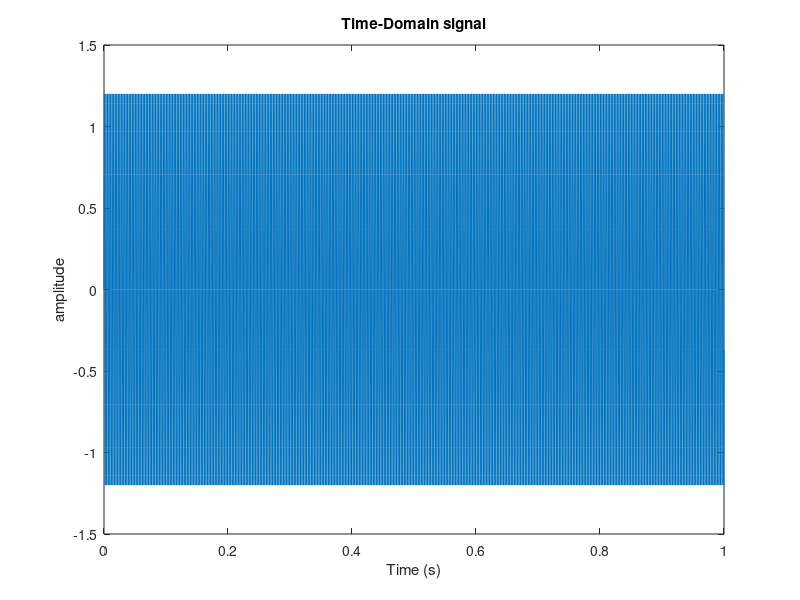
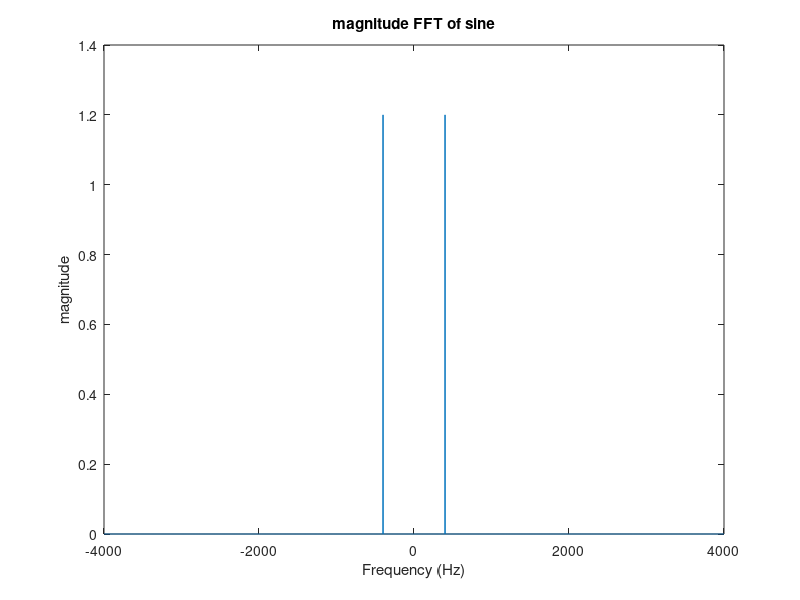
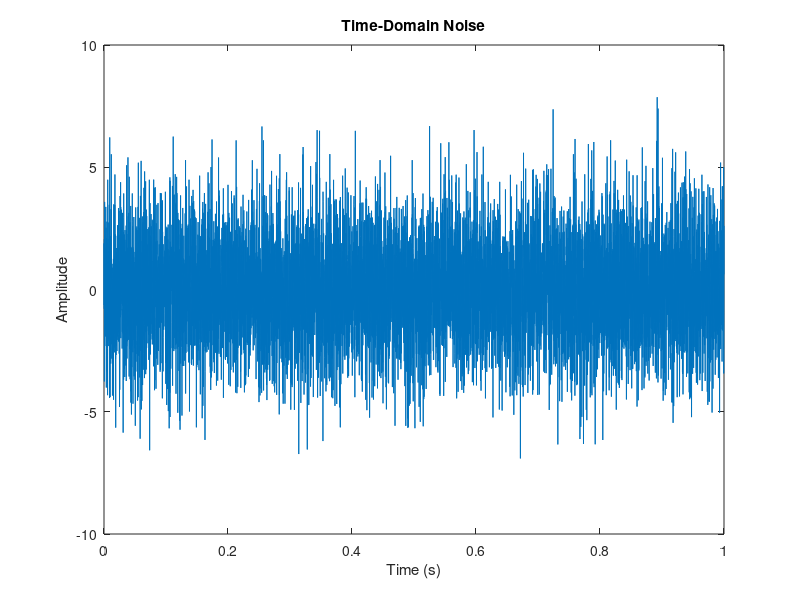
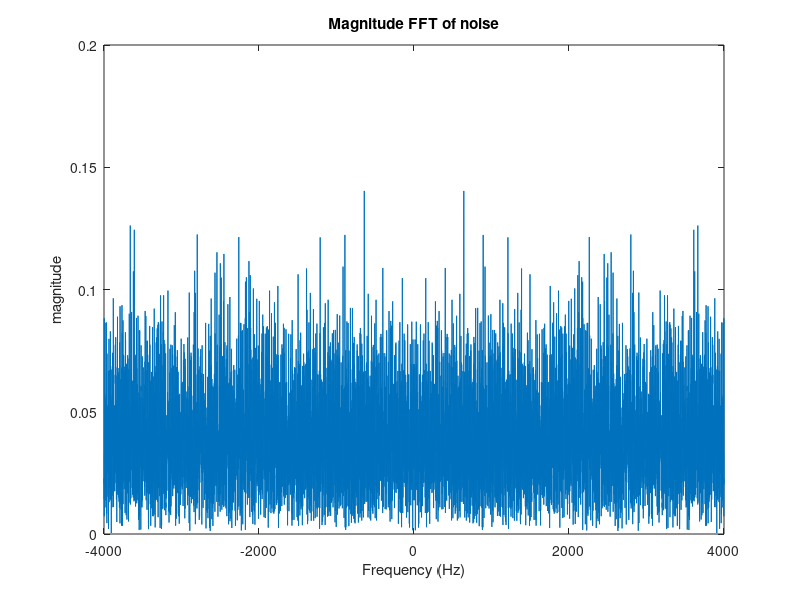

Recreate these plots in MATLAB, in order.
close all;
clc;
%Define number of samples to take
fs = 8000;
f = 400; %Hz
%Define signal
t = 0:1/fs:1-1/fs;
signal = 1.2*sin(2*pi*f*t);
%Plot to illustrate that it is a sine wave
plot(t, signal);
title('Time-Domain signal');
xlabel('Time (s)');
ylabel('amplitude');
%Take fourier transform
fftSignal = fft(signal);
%apply fftshift to put it in the form we are used to (see documentation)
fftSignal = fftshift(fftSignal)/(fs/2);%scaling done by dividing with (fs/2)
%Next, calculate the frequency axis, which is defined by the sampling rate
f = fs/2*linspace(-1,1,fs);
%Since the signal is complex, we need to plot the magnitude to get it to
%look right, so we use abs (absolute value)
figure;
plot(f, abs(fftSignal));
title('magnitude FFT of sine');
xlabel('Frequency (Hz)');
ylabel('magnitude');
%noise
noise = 2*randn(size(signal));
figure
plot(t,noise)
xlabel('Time (s)');
ylabel('Amplitude');
title('Time-Domain Noise');
fftNoise = fft(noise);
fftNoise = fftshift(fftNoise)/(fs/2);
figure
plot(f,abs(fftNoise))
title('Magnitude FFT of noise');
xlabel('Frequency (Hz)');
ylabel('magnitude');
%noisy signal
noisySignal = signal + noise;
figure
plot(t,noisySignal)
xlabel('Time (s)');
ylabel('Amplitude');
title('Time-Domain Noisy Signal');
fftNoisySignal = fft(noisySignal);
fftNoisySignal = fftshift(fftNoisySignal)/(fs/2);
figure
plot(f,abs(fftNoisySignal))
title('Magnitude FFT of noisy signal');
xlabel('Frequency (Hz)');
ylabel('magnitude');